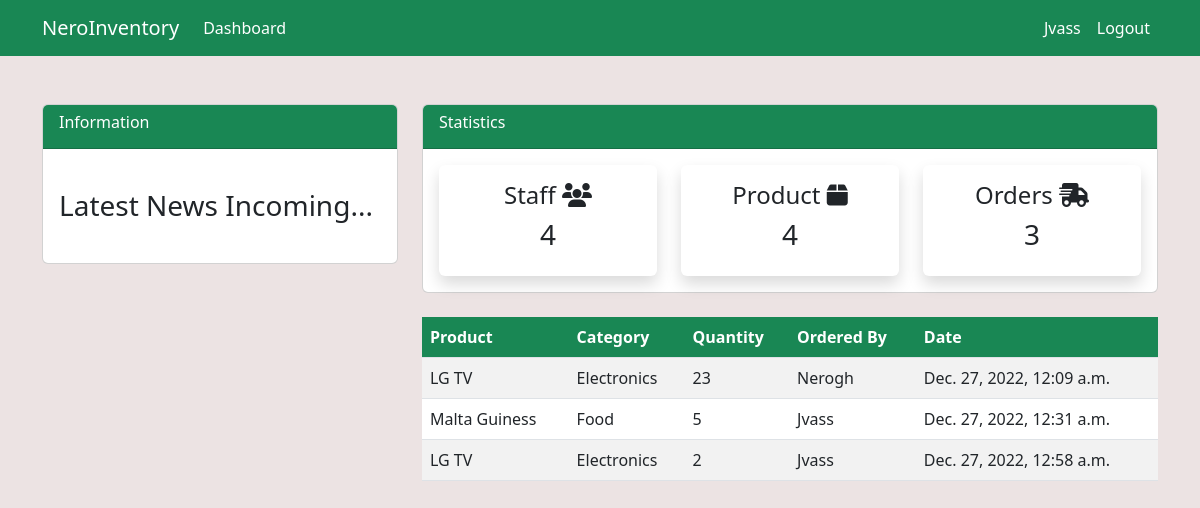
/orders/ (signed in), run on the app's committed database.
### dashboard/models.py (models this page shows, shortened)
class Order(models.Model):
    product = models.ForeignKey(Product,on_delete=models.CASCADE)
    staff = models.ForeignKey(User,on_delete=models.CASCADE)
    order_quantity = models.PositiveBigIntegerField(null=True)
    date = models.DateTimeField(auto_now_add=True)
    class Meta:
        verbose_name_plural="Order" #Customize table name

class Product(models.Model):
    name=models.CharField(max_length=255,null=True,blank=True)
    category=models.CharField(max_length=255,choices=Category,null=True,blank=True)
    quantity=models.PositiveBigIntegerField(null=True,blank=True)
    class Meta:
        verbose_name_plural="Product"

### dashboard/views.py (the view)
# urls.py: path('orders/', views.orders,name='dashboard-orders'),
@login_required
def orders(request):
    orders = Order.objects.all()
    orders_count = Order.objects.all().count()
    items_count=Product.objects.all().count()
    workers_count = User.objects.all().count()
    context={
        'orders':orders,
        'orders_count':orders_count,
        'items_count':items_count,
        'workers_count':workers_count,
    }
    return render(request,'dashboard/orders.html',context)

### templates/dashboard/orders.html (shortened to what this page needs)
{% extends 'partials/_base.html' %}
{% block content %}
{% include 'partials/_topbar.html' %}
<div class="container my-4">
  <div class="row">
    <div class="col-md-4"></div>
    <div class="col-md-8">
      <table class="table table-striped bg-white 5">
        <thead class="bg-success text-white">
          <tr>
            <th scope="col">Product</th>
            <th scope="col">Category</th>
            <th scope="col">Quantity</th>
            <th scope="col">Ordered By</th>
            <th scope="col">Date</th>
          </tr>
        </thead>
        <tbody>
          {% for order in orders %}
          <tr>
            <td class="text-capitalize" scope="row">{{order.product.name}}</td>
            <td class="text-capitalize">{{order.product.category}}</td>
            <td>{{order.order_quantity}}</td>
            <td class="text-capitalize">{{order.staff.username}}</td>
            <td>{{order.date}}</td>
          </tr>
          {% endfor %}
        </tbody>
      </table>
    </div>
  </div>
</div>
{% endblock content %}

### templates/partials/_nav.html (shortened to what this page needs)
<nav class="navbar navbar-expand-lg bg-success">
  {% if user.is_authenticated %}
  <div class="container">
    <a class="navbar-brand text-white" href="{% url 'dashboard-index' %}"
      >NeroInventory</a
    >
    <div class="collapse navbar-collapse" id="navbarSupportedContent">
      <ul class="navbar-nav me-auto mb-2 mb-lg-0">
        <li class="nav-item">
          <a
            class="nav-link active text-white"
            aria-current="page"
            href="{% url 'dashboard-index' %}"
            >Dashboard</a
          >
        </li>
      </ul>
      <ul class="navbar-nav mr-auto mr-auto mb-2 mb-lg-0">
        <li class="nav-item">
          <a
            class="nav-link active text-white text-capitalize"
            aria-current="page"
            href="{% url 'user-profile' %}"
            >{{user.username}}</a
          >
        </li>
        <li class="nav-item">
          <a class="nav-link text-white" href="{% url 'user-logout' %}"
            >Logout</a
          >
        </li>
      </ul>
      {% endif %}
    </div>
  </div>
</nav>

### static/css/main.css (style rules this page uses)
body { background: rgb(236, 227, 227); }

### data on the page
Order: product.name "LG TV", product.category "Electronics", order_quantity "23", staff.username "Nerogh", date "Dec. 27, 2022, 12:09 a.m."
Order: product.name "Malta Guiness", product.category "Food", order_quantity "5", staff.username "Jvass", date "Dec. 27, 2022, 12:31 a.m."
Order: product.name "LG TV", product.category "Electronics", order_quantity "2", staff.username "Jvass", date "Dec. 27, 2022, 12:58 a.m."

### other printed values
{{ user.username }} "Jvass"
{{ workers_count }} "4"
{{ items_count }} "4"
{{ orders_count }} "3"
